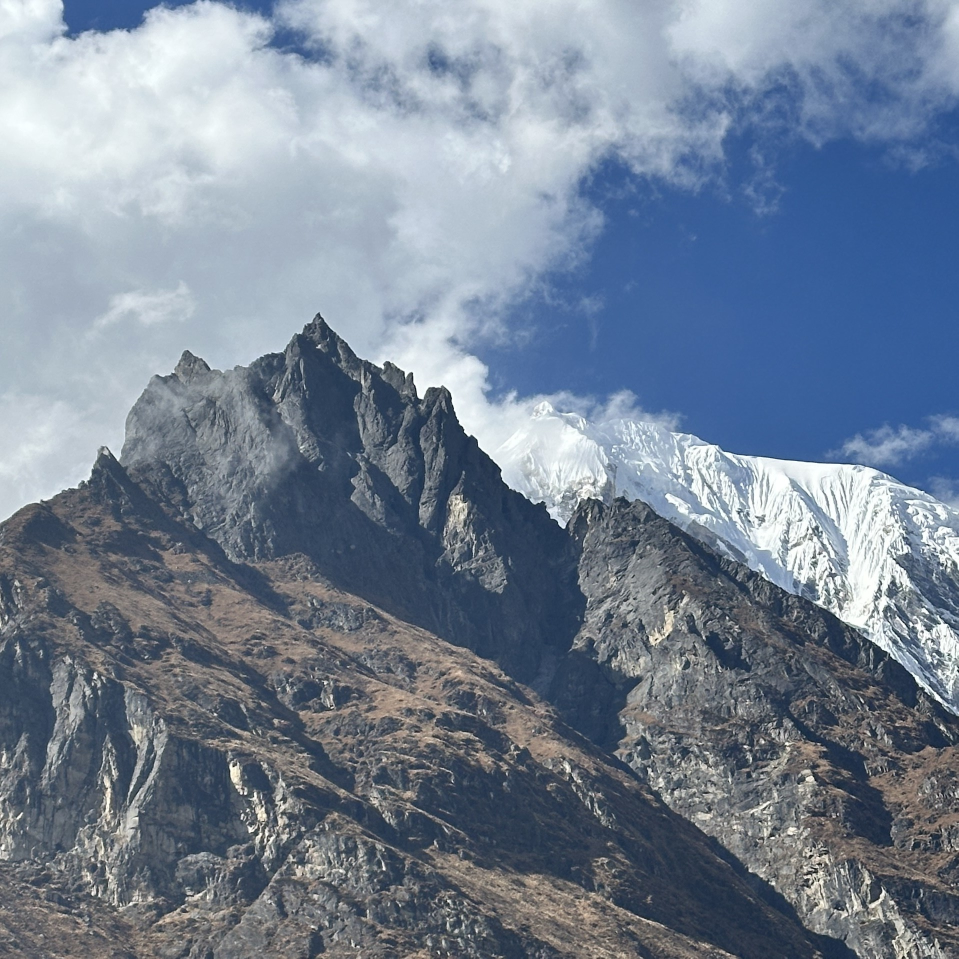
#> input picture Image Enhancement/mountain.JPG, 1917 x 1917 px (shown at 1/2 size)
$ jupyter execute spatial.ipynb   (shell and % lines are left out)
#> lines starting #> are read from the running program, lines starting #| are printed output that depends on the picture
[cell 1]
import cv2
import numpy as np
import matplotlib.pyplot as plt
from mpl_toolkits.mplot3d import Axes3D

[cell 2]
image = cv2.imread('mountain.JPG', cv2.IMREAD_GRAYSCALE)
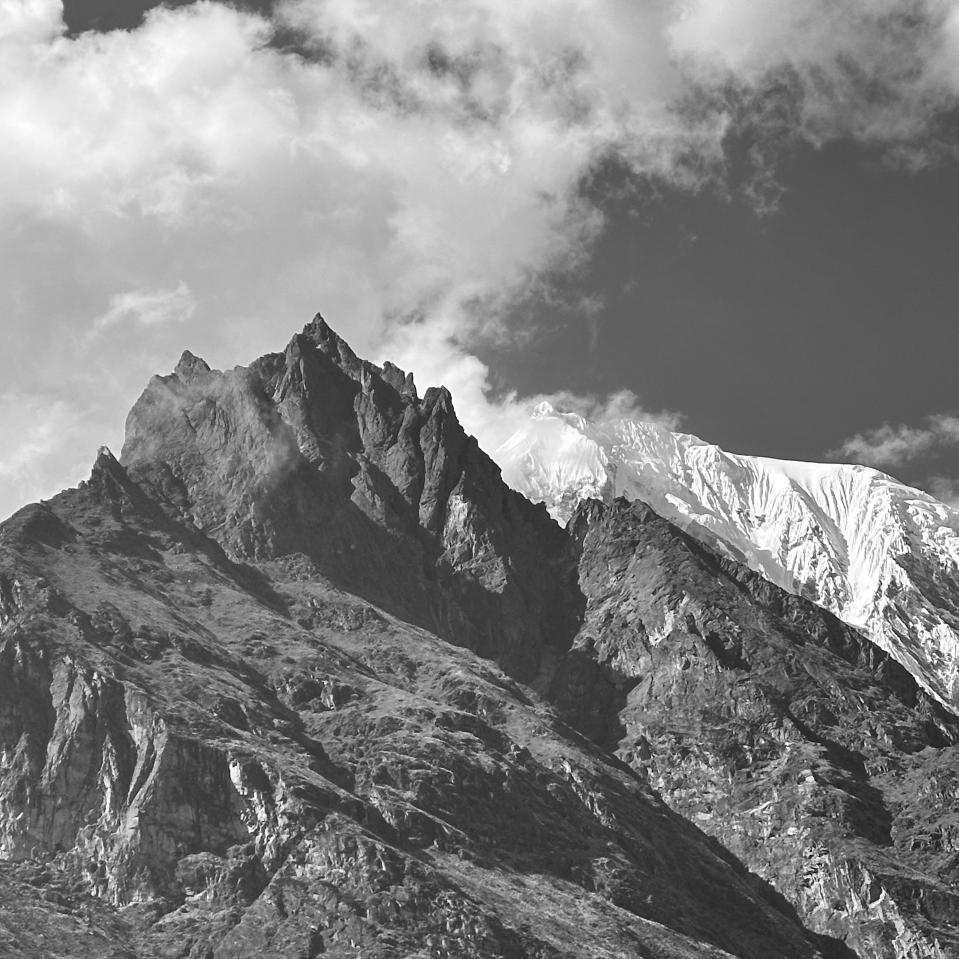
#> image: shape (1917, 1917) (shown at 1/2 size); min 0, max 255, mean 128.4

[cell 3]
scale_factor = .1
image = cv2.resize(image, (0, 0), fx=scale_factor, fy=scale_factor)
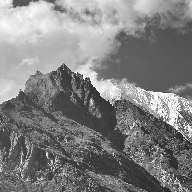
#> image: shape (192, 192); min 26, max 255, mean 128.6

[cell 4]
image.shape
#> Out = (192, 192)

[cell 5]
plt.imshow(image, cmap='gray')

[cell 6]
image = image.astype(np.float32) / 255.0

[cell 7]
h, w = image.shape
#> h = 192; w = 192

[cell 8]
x, y = np.meshgrid(np.arange(w), np.arange(h))
y = h - y

[cell 9]
fig = plt.figure(figsize=(10, 7))
ax = fig.add_subplot(111, projection = '3d')
ax.plot_surface(x, y, image, cmap='gray', edgecolor='none')
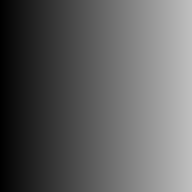
#> x: shape (192, 192) int64; min 0, max 191, mean 95.5
ax.set_xlabel("X (Width)")
ax.set_ylabel("Y (Height)")
ax.set_zlabel("Intensity")
ax.set_title("Spatial Domain Visualization")
ax.view_init(elev=60, azim=120)
plt.show()
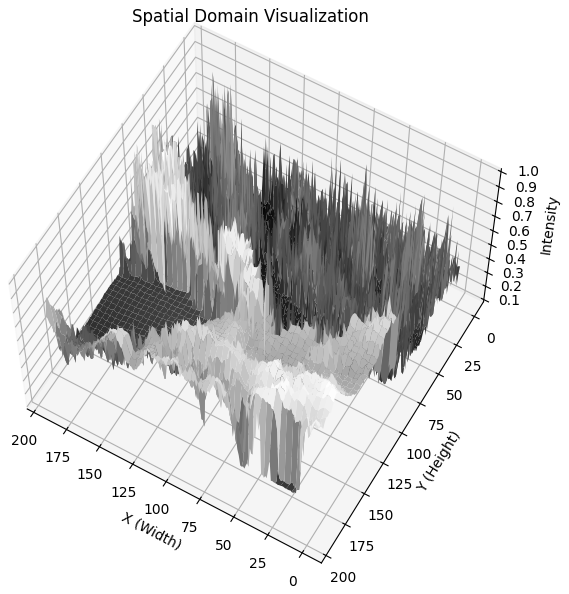
#> figure drawn by matplotlib, 1 panel

[cell 10]
fig = plt.figure(figsize=(10, 7))
ax = fig.add_subplot(111, projection = '3d')
ax.plot_surface(x, y, image, cmap='gray', edgecolor='none')
ax.set_xlabel("X (Width)")
ax.set_ylabel("Y (Height)")
ax.set_zlabel("Intensity")
ax.set_title("Spatial Domain Visualization")
ax.view_init(elev=10, azim=120)
plt.show()
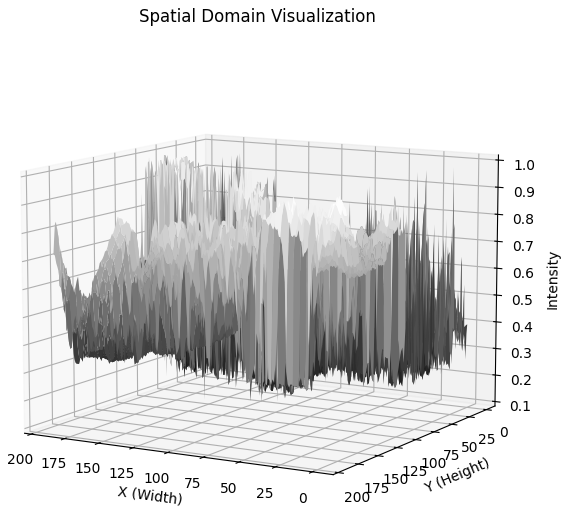
#> figure drawn by matplotlib, 1 panel
